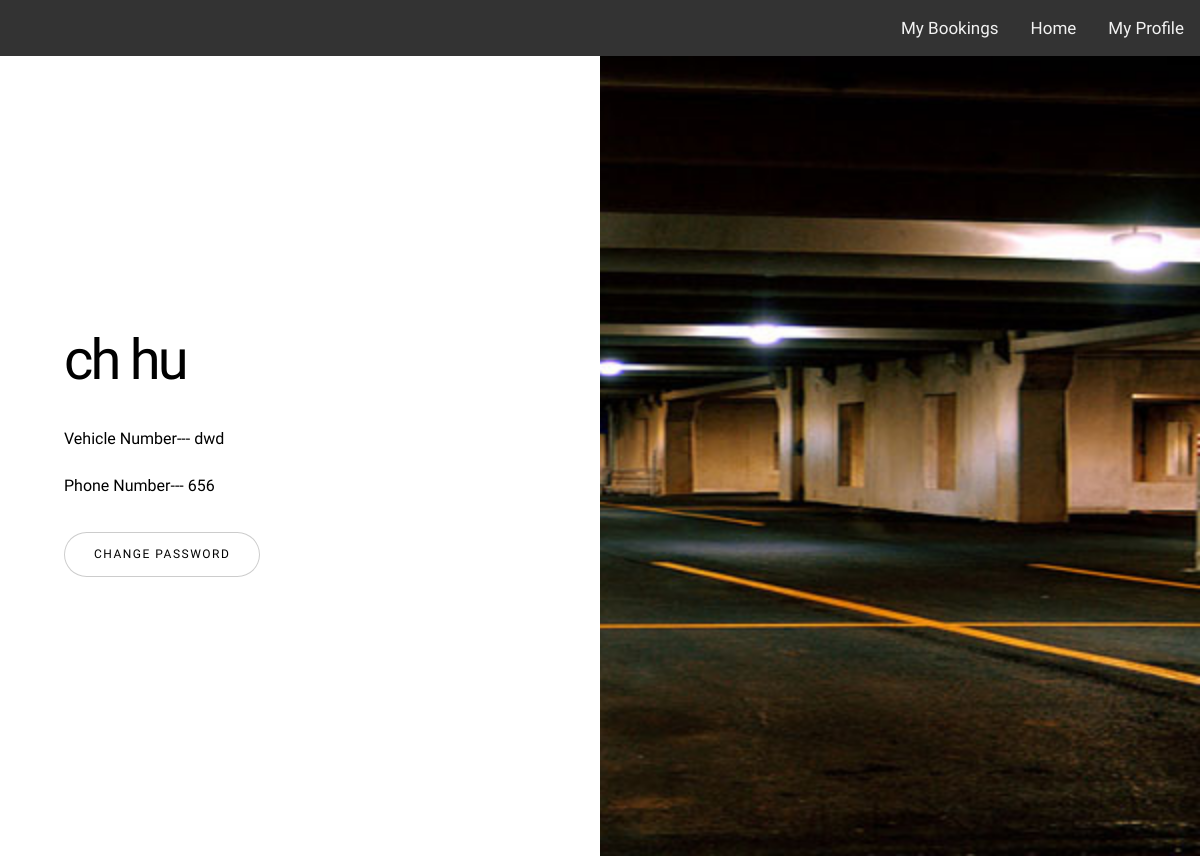
The page /profile/ (signed in) on the database as committed earlier.
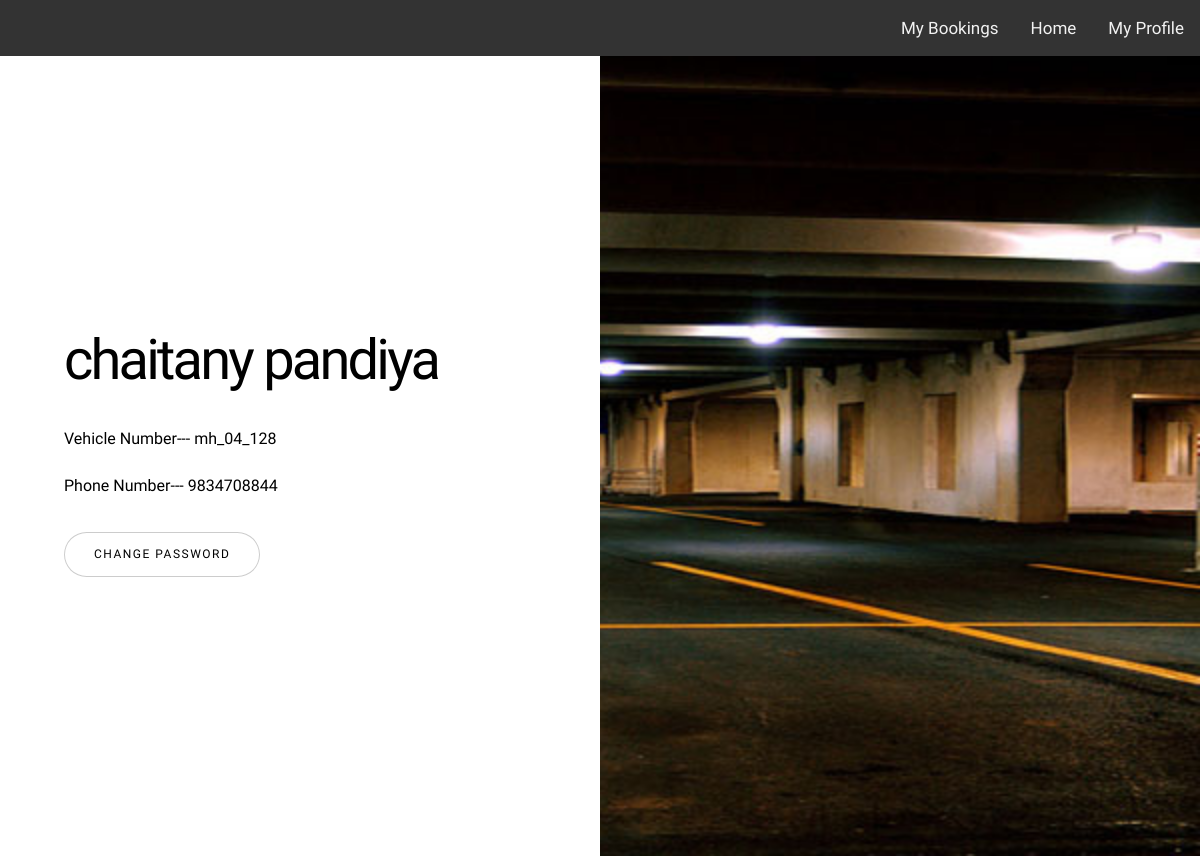
The same page on the database as committed later.
### accounts/models.py (models this page shows, shortened)
class Customer(models.Model):
    customer_id = models.CharField(max_length=20, unique=True)
    firstname = models.CharField(blank=True, max_length=50)
    lastname = models.CharField(blank=True, max_length=50)
    phone = models.CharField(blank=True, max_length=10)

class Vehicle_Numbers(models.Model):
    customer_id = models.ForeignKey(Customer, on_delete=models.CASCADE)
    vehicle_no = models.CharField(max_length=20)
    vehicle_height = models.FloatField(default=1.5)

### accounts/views.py (the view)
# urls.py: path('profile/', views.profile, name='profile'),
def profile(request):
    if request.user.is_authenticated:
        customer = Customer.objects.get(customer_id=request.user)
        regular = Regular_Customer.objects.filter(customer_id=customer)
        vehicle = Vehicle_Numbers.objects.get(customer_id=customer)
        context = {
            'customer': customer,
            'regular': regular,
            'vehicle': vehicle
        }
        return render(request, 'profile.html', context)
    else:
        context = {
        }
    return HttpResponseRedirect(reverse('login'))

### accounts/templates/profile.html (shortened to what this page needs)
<!DOCTYPE HTML>
<html>
	<head>
			{% load staticfiles %}
			<div class="topnav">
				<a href="/profile">My Profile</a>
				<a href="/home">Home</a>
				<a href="/bookinghistory">My Bookings</a>
			</div>
		<link rel="stylesheet" href="{% static 'profile/assets/css/main.css'%}" />
		<link rel="stylesheet" href="{% static '/login/keypad/navbar.css' %}"/>
	</head>
	<body class="is-preload">
			<div id="wrapper" class="divided">
					<section class="banner style1 orient-left content-align-left image-position-right fullscreen onload-image-fade-in onload-content-fade-right">
						<div class="content">
							<h1>{{customer.firstname}} {{customer.lastname}}</h1>
							<p class="major"><ul class="actions stacked"><li>Vehicle Number--- {{vehicle.vehicle_no}}</li><li>Phone Number--- {{customer.phone}}</li></ul> </p>
							<ul class="actions stacked">
								<li><a href="/password" class="button big wide smooth-scroll-middle">Change Password</a></li>
							</ul>
						</div>
						<div class="image">
							<img src="{%static 'profile/images/garage.jpg'%}" alt="" />
						</div>
					</section>
			</div>
	</body>
</html>

### static/login/keypad/navbar.css (style rules this page uses)
.topnav { background-color: #333; overflow: hidden; }
.topnav a { float: right; color: #f2f2f2; text-align: center; padding: 14px 16px; text-decoration: none; font-size: 17px; }

Rows that differ between the two databases and show on the page:
changed Customer: firstname "ch" → "chaitany"; lastname "hu" → "pandiya"; phone "656" → "9834708844"
changed Vehicle_Numbers: vehicle_no "dwd" → "mh_04_128"
